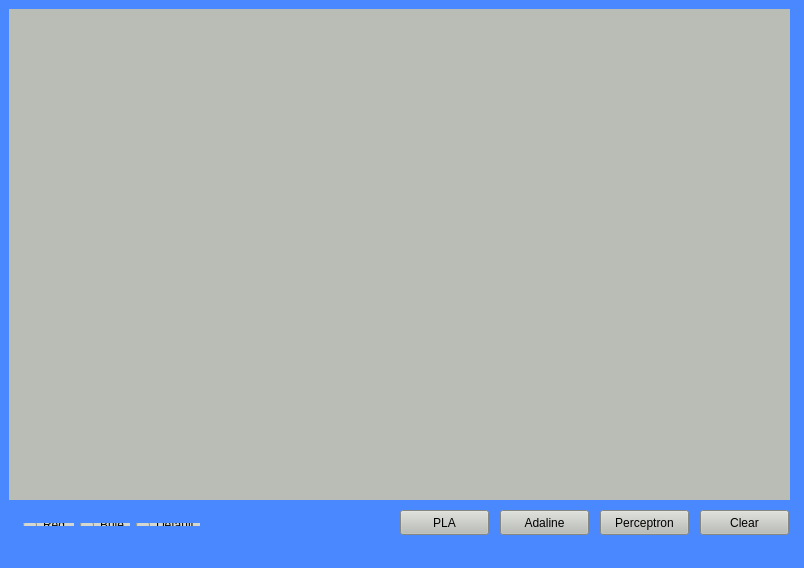
<?xml version="1.0" encoding="UTF-8"?>
<ui version="4.0">
 <class>MainWindow</class>
 <widget class="QMainWindow" name="MainWindow">
  <property name="geometry">
   <rect>
    <x>0</x>
    <y>0</y>
    <width>804</width>
    <height>568</height>
   </rect>
  </property>
  <property name="windowTitle">
   <string>MainWindow</string>
  </property>
  <property name="styleSheet">
   <string notr="true">background-color: rgb(74, 136, 255);</string>
  </property>
  <widget class="QWidget" name="centralWidget">
   <widget class="QCustomPlot" name="widget" native="true">
    <property name="geometry">
     <rect>
      <x>9</x>
      <y>9</y>
      <width>781</width>
      <height>491</height>
     </rect>
    </property>
    <property name="font">
     <font>
      <pointsize>8</pointsize>
     </font>
    </property>
    <property name="styleSheet">
     <string notr="true">Background-color: rgb(186, 189, 182);</string>
    </property>
    <zorder>label</zorder>
    <zorder>layoutWidget</zorder>
   </widget>
   <widget class="QPushButton" name="perceptronButton">
    <property name="geometry">
     <rect>
      <x>600</x>
      <y>510</y>
      <width>89</width>
      <height>25</height>
     </rect>
    </property>
    <property name="styleSheet">
     <string notr="true">background-color: rgb(186, 189, 182);
selection-color: rgb(245, 121, 0);
selection-color: rgb(239, 41, 41);</string>
    </property>
    <property name="text">
     <string>Perceptron</string>
    </property>
   </widget>
   <widget class="QPushButton" name="clearData">
    <property name="geometry">
     <rect>
      <x>700</x>
      <y>510</y>
      <width>89</width>
      <height>25</height>
     </rect>
    </property>
    <property name="styleSheet">
     <string notr="true">background-color: rgb(186, 189, 182);
selection-color: rgb(245, 121, 0);
selection-color: rgb(239, 41, 41);</string>
    </property>
    <property name="text">
     <string>Clear</string>
    </property>
   </widget>
   <widget class="QWidget" name="layoutWidget">
    <property name="geometry">
     <rect>
      <x>12</x>
      <y>512</y>
      <width>199</width>
      <height>25</height>
     </rect>
    </property>
    <layout class="QHBoxLayout" name="horizontalLayout">
     <item>
      <widget class="QRadioButton" name="Red">
       <property name="styleSheet">
        <string notr="true">color: rgb(0, 0, 0);
background-color: rgb(211, 215, 207);</string>
       </property>
       <property name="text">
        <string>Red</string>
       </property>
      </widget>
     </item>
     <item>
      <widget class="QRadioButton" name="Blue">
       <property name="styleSheet">
        <string notr="true">color: rgb(0, 0, 0);
background-color: rgb(211, 215, 207);</string>
       </property>
       <property name="text">
        <string>Bule</string>
       </property>
      </widget>
     </item>
     <item>
      <widget class="QRadioButton" name="Default">
       <property name="styleSheet">
        <string notr="true">background-color: rgb(211, 215, 207);
color: rgb(0, 0, 0);</string>
       </property>
       <property name="text">
        <string>Default</string>
       </property>
      </widget>
     </item>
    </layout>
   </widget>
   <widget class="QPushButton" name="AdalineButton">
    <property name="geometry">
     <rect>
      <x>500</x>
      <y>510</y>
      <width>89</width>
      <height>25</height>
     </rect>
    </property>
    <property name="styleSheet">
     <string notr="true">background-color: rgb(186, 189, 182);
selection-color: rgb(245, 121, 0);
selection-color: rgb(239, 41, 41);</string>
    </property>
    <property name="text">
     <string>Adaline</string>
    </property>
   </widget>
   <widget class="QPushButton" name="PocketLAButton">
    <property name="geometry">
     <rect>
      <x>400</x>
      <y>510</y>
      <width>89</width>
      <height>25</height>
     </rect>
    </property>
    <property name="styleSheet">
     <string notr="true">background-color: rgb(186, 189, 182);
selection-background-color: rgb(239, 41, 41);</string>
    </property>
    <property name="text">
     <string>PLA</string>
    </property>
   </widget>
  </widget>
  <widget class="QMenuBar" name="menuBar">
   <property name="geometry">
    <rect>
     <x>0</x>
     <y>0</y>
     <width>804</width>
     <height>22</height>
    </rect>
   </property>
  </widget>
  <widget class="QStatusBar" name="statusBar"/>
 </widget>
 <layoutdefault spacing="6" margin="11"/>
 <customwidgets>
  <customwidget>
   <class>QCustomPlot</class>
   <extends>QWidget</extends>
   <header>qcustomplot.h</header>
   <container>1</container>
  </customwidget>
 </customwidgets>
 <resources/>
 <connections/>
</ui>
